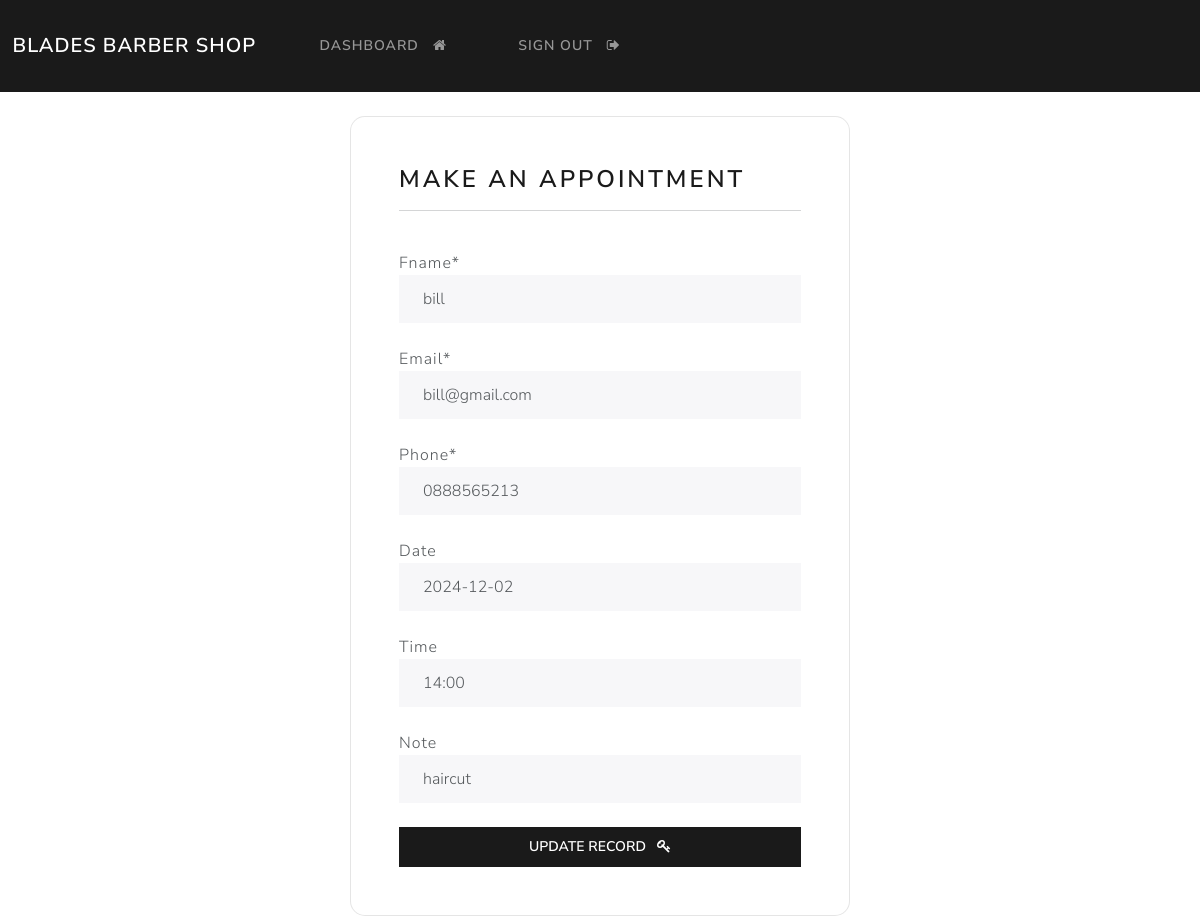
Page /update-record/2 (signed in) on the committed database.
### app/models.py (models this page shows, shortened)
class Record(models.Model):
    fname = models.CharField(max_length=100)
    email = models.CharField(max_length=255)
    phone = models.CharField(max_length=20)
    date = models.DateField(blank=True,null=True)
    time = models.CharField(max_length=10,blank=True,null=True)
    note = models.CharField(max_length=100,blank=True,null=True)

### app/views.py (the view)
# urls.py: path('update-record/<int:pk>', views.update_record, name="update-record"),
@login_required(login_url='login')
def update_record(request, pk):
    record = Record.objects.get(id=pk)
    form = UpdateRecordForm(instance=record)
    if request.method == 'POST':
        form = UpdateRecordForm(request.POST, instance=record)
        if form.is_valid():
            form.save()
            messages.success(request, "Your appointment has been updated!")
            return redirect("dashboard")
    context = {'form':form}
    return render(request, 'account/update-record.html', context=context)

### app/forms.py
class UpdateRecordForm(forms.ModelForm):
    class Meta:
        model = Record
        fields = ['fname', 'email', 'email', 'phone', 'date', 'time', 'note',]

### templates/account/update-record.html (shortened to what this page needs)
{% extends 'account/base.html' %}
{% load crispy_forms_tags %}
{% block content %}
<body>
    <div class="container bg-light shadow-md p-5 form-layout">
        <h3> Make an appointment </h3>
        <hr>
        <br>
        <form method="POST" autocomplete="off">
                {{form.fname|as_crispy_field}}
                <br>
                {{form.email|as_crispy_field}}
                <br>
                {{form.phone|as_crispy_field}}
                <br>
                {{form.date|as_crispy_field}}
                <br>
                {{form.time|as_crispy_field}}
                <br>
                {{form.note|as_crispy_field}}
                <br>
                <button type="submit" class="btn btn-primary w-100 btn-block p-2"> Update record &nbsp; <i class="fa fa-key" aria-hidden="true"></i> </button>
            </form>
        </div>
    </body>
{% endblock %}

### static/css/styles.css (style rules this page uses)
.form-layout { border-radius: 15px; width: 500px; }

### rows in the picture
Record: fname "bill", email "bill@gmail.com", phone "0888565213", date "2024-12-02", time "14:00", note "haircut"
